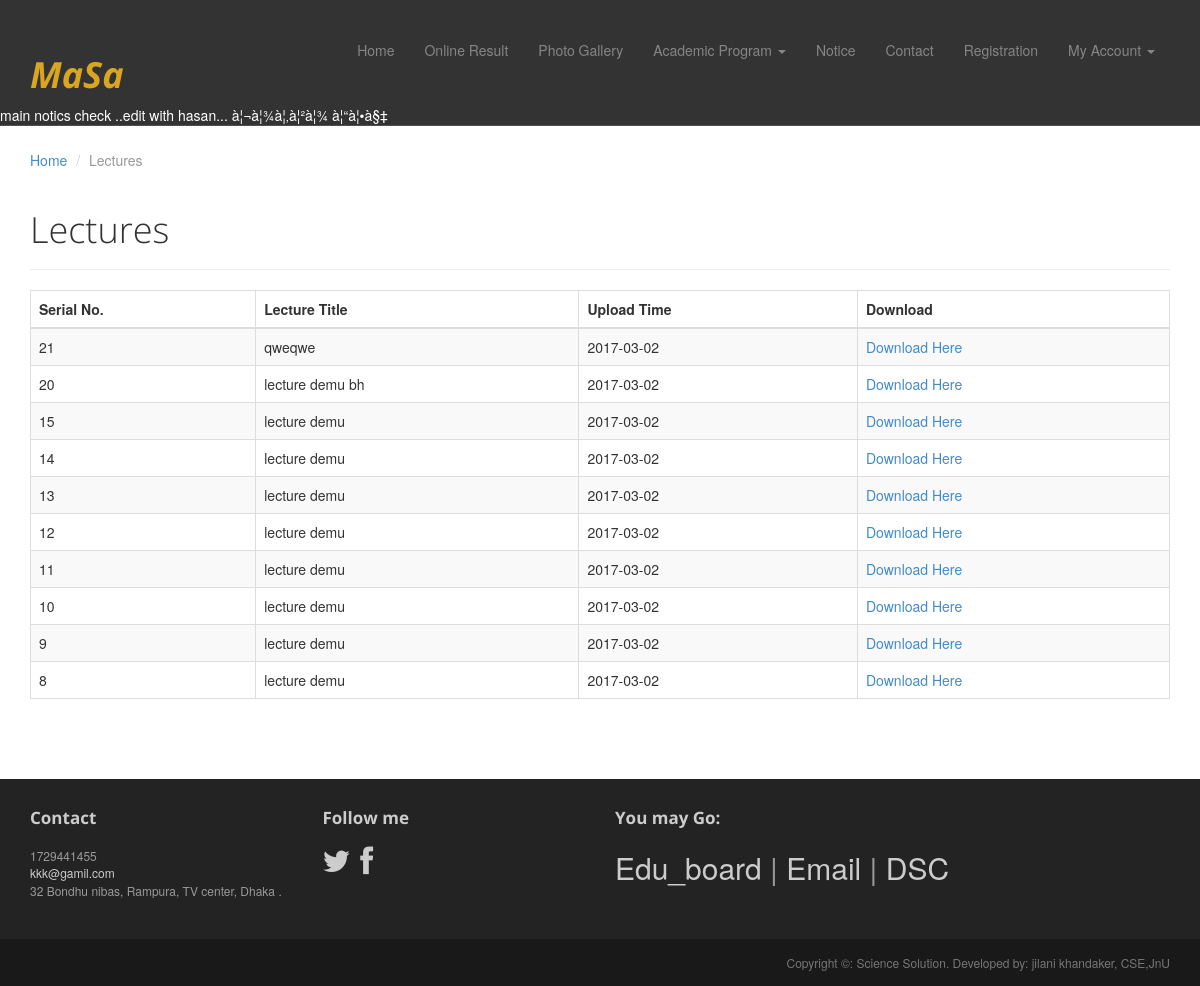
Screenshot of /lecture.php with the database file from the repository.
### tables this page shows
CREATE TABLE IF NOT EXISTS `tbl_notice` (
`notice_id` int(30) NOT NULL,
  `notice_des` varchar(400) NOT NULL,
  `notice_type` varchar(20) NOT NULL,
  `date` date NOT NULL,
  `deletion_status` tinyint(2) NOT NULL DEFAULT '0'
);

CREATE TABLE IF NOT EXISTS `tbl_lecture` (
`lecture_id` int(25) NOT NULL,
  `lecture_title` varchar(25) NOT NULL,
  `upload_date` date NOT NULL,
  `slide_name` text NOT NULL,
  `deletion_status` tinyint(2) NOT NULL DEFAULT '0',
  `user_id` int(30) NOT NULL
);

CREATE TABLE IF NOT EXISTS `tbl_contact_info` (
`contact_info_id` int(1) NOT NULL,
  `email` varchar(30) NOT NULL,
  `address` text NOT NULL,
  `phone` int(15) NOT NULL
);

### lecture.php (called while the page is built)
<?php
$pages = 'lecture';
include './index.php';

### application.php (called while the page is built, shortened)
<?php
class Application {
    public function __construct() {
        $host_name = 'localhost';
        $user_name = 'root';
        $password = '';
        $db_name = 'sciencesolution';
        $con = mysqli_connect($host_name, $user_name, $password);
        if ($con) {
            $db_select = mysqli_select_db($con, $db_name);
            if ($db_select) {
                return $con;
            } else {
                die('Database not selected' . mysqli_error($con));
            }
        } else {
            die('Database server connection fail' . mysqli_error($con));
        }
    }
    public function get_contact_info(){
        $con = $this->__construct();
        $sql = "SELECT * From tbl_contact_info   ";
        if (mysqli_query($con, $sql)) {
            $query_result = mysqli_query($con, $sql);
            return $query_result;
        } else {
            die('Query problem' . mysqli_error($con));
        }
    }
    public function select_latest_notice(){
        $con = $this->__construct();
        $sql3= " SELECT MAX(notice_id) FROM tbl_notice WHERE notice_type='main' AND deletion_status='0' ";
            if (mysqli_query($con, $sql3)) {
      $qu_res = mysqli_query($con, $sql3);
            $max_notice_id = mysqli_fetch_assoc($qu_res);
           $last_notice_id=$max_notice_id['MAX(notice_id)'];
           $sql = "SELECT * From tbl_notice  where notice_id = '$last_notice_id'  ";
        if (mysqli_query($con, $sql)) {
            $query_result = mysqli_query($con, $sql);
            return $query_result;
        } else {
            die('Query problem' . mysqli_error($con));
        }
               }
               }
    public function select_all_lecture(){
        $con = $this->__construct();
        $sql = "SELECT * From tbl_lecture WHERE deletion_status='0' ORDER BY lecture_id DESC ";
        if (mysqli_query($con, $sql)) {
            $query_result = mysqli_query($con, $sql);
            return $query_result;
        } else {
            die('Query problem' . mysqli_error($con));
        }
    }
}

### pages/lecture_page_content.php (the view)
<br><br><br><br><br><br>
<?php
$query_result=$obj_app->select_all_lecture();
?>
<div class="container">
    <ol class="breadcrumb">
        <li><a href="index.php">Home</a></li>
        <li class="active">Lectures</li>
    </ol>
    <div class="row">
        <article class="col-xs-12 maincontent">
            <header class="page-header">
                <h1 class="page-title">Lectures</h1>
            </header>
            <table class="table table-striped table-bordered bootstrap-datatable datatable">
                <thead>
                    <tr>
                        <th> Serial No. </th>
                        <th> Lecture Title </th>
                        <th>Upload Time </th>
                        <th>Download</th>
                    </tr>
                </thead>
                <tbody>
                    <?php while ($qu_info = mysqli_fetch_assoc($query_result)) { ?>
                        <tr>
                            <td><?php echo $qu_info['lecture_id']; ?></td>
                            <td><?php echo $qu_info['lecture_title']; ?></td>
                            <td class="center"><?php echo $qu_info['upload_date']; ?></td>
                            <td class="center">  <a href="ScienceSolution/<?php echo $qu_info['slide_name']; ?>" >  Download Here </a> </td>
                        </tr>
                    <?php } ?>
                </tbody>
            </table>
        </article>
    </div>
</div>

### include/menu.php (shortened to what this page needs)
<?php
$result = $obj_app-> select_latest_notice();
$latest_notice = mysqli_fetch_assoc($result);
?>
<div class="navbar navbar-inverse navbar-fixed-top headroom" >
    <div class="container">
        <div class="navbar-header">
            <h1 style="color: goldenrod; "> <i><b>MaSa </b></i></h1>
        </div>
        <div class="navbar-collapse collapse">
            <ul class="nav navbar-nav pull-right">
                <?php if(isset($pages)) { ?>
                <li><a href="index.php">Home</a></li>
                <?php if ($pages == 'result_page'){ ?>
                <li class="active"><a href="result.php">Online Result</a></li>
                <?php }  else {?>
                <li><a href="result.php">Online Result</a></li>
                <?php }
                if ($pages == 'photo_gallery'){ ?>
                <li class="active"><a href="photo_gallery.php">Photo Gallery</a></li>
                <?php }  else {?>
                <li><a href="photo_gallery.php">Photo Gallery</a></li>
                <?php }
                if ($pages == 'class8'|| $pages == 'class9' || $pages == 'class10' ||$pages == 'class11'){ ?>
                <li class="dropdown" class="active">
                    <a href="#" class="dropdown-toggle" data-toggle="dropdown">Academic Program <b class="caret"></b></a>
                    <ul class="dropdown-menu">
                        <li><a href="class8.php">Class 8 </a></li>
                        <li><a href="class9.php">Class 9</a></li>
                        <li><a href="class10.php">Class 10 </a></li>
                        <li><a href="class11.php">Class 11 </a></li>
                    </ul>
                </li>
                <?php }  else {?>
                <li class="dropdown">
                    <a href="#" class="dropdown-toggle" data-toggle="dropdown">Academic Program <b class="caret"></b></a>
                </li>
                <?php }
                if ($pages == 'notice_page'){ ?>
                <li   class="active" ><a href="notice.php">Notice </a></li>
                <?php }  else {?>
                <li ><a href="notice.php">Notice </a></li>
                <?php }
                if ($pages == 'contact'){ ?>
                <li class="active" ><a href="contact.php">Contact</a></li>
                <?php }  else {?>
                <li><a href="contact.php">Contact</a></li>
                <?php }
                if ($pages == 'signup'){ ?>
                <li class="active"><a href="signup.php">Registration</a></li>
                <?php }  else {?>
                <li><a href="signup.php">Registration</a></li>
                <?php } ?>
                 <?php
                if (isset($_SESSION['user_id']) && $_SESSION['user_type'] == 'student') { ?>
                          <li> <ul >
                                    <li><a href="student_info.php"><i class="halflings-icon user"></i> Profile</a></li>
                                    <li><a href="?status_logout=logout"><i class="halflings-icon off"></i> Logout</a></li>
                              </ul></li>
               <?php }
               else { ?>
                   <li class="dropdown">
                    <a href="#" class="dropdown-toggle" data-toggle="dropdown">My Account <b class="caret"></b></a>
                </li> <?php }
                } else { ?>
                <?php
                if (isset($_SESSION['user_id']) && $_SESSION['user_type'] == 'student') { ?>
                          <li> <ul >
                                    <li><a href="student_info.php"><i class="halflings-icon user"></i> Profile</a></li>
                                    <li><a href="?status_logout=logout"><i class="halflings-icon off"></i> Logout</a></li>
                              </ul></li>
              <?php } } ?>
            </ul>
        </div>
    </div>
    <div  style="color: #ffffff; "> <marquee> <?php echo $latest_notice['notice_des']; ?> </marquee></div>
</div>

### include/footer.php (shortened to what this page needs)
<?php
$query_res = $obj_app -> get_contact_info();
$contact_info = mysqli_fetch_assoc($query_res);
?>
<footer id="footer" class="top-space">
    <div class="footer1">
        <div class="container">
            <div class="row">
                <div class="col-md-3 widget">
                    <h3 class="widget-title">Contact</h3>
                    <div class="widget-body">
                        <p><?php   echo $contact_info['phone']; ?><br>
                            <a href="mailto:#"><?php   echo $contact_info['email']; ?></a><br>
                            <?php   echo $contact_info['address']; ?>
                        </p>
                    </div>
                </div>
                <div class="col-md-3 widget">
                    <h3 class="widget-title">Follow me</h3>
                    <div class="widget-body">
                        <p class="follow-me-icons">
                            <a href=""><i class="fa fa-twitter fa-2"></i></a>
                            <a href=""><i class="fa fa-facebook fa-2"></i></a>
                        </p>
                    </div>
                </div>
                <div class="col-md-6 widget">
                    <h3 class="widget-title">You may Go: </h3>
                    <div class="widget-body">
                        <p class="follow-me-icons">
                            <a target="_blank" href="http://www.educationboardresults.gov.bd">Edu_board </a> |
                            <a  target="_blank" href="https://mail.google.com">Email</a> |
                            <a  target="_blank" href="http://www.dsebd.org/">DSC </a>
                        </p>
                    </div>
                </div>
            </div>
        </div>
    </div>
    <div class="footer2">
        <div class="container">
            <div class="row">
                <div class="col-md-6 widget">
                </div>
                <div class="col-md-6 widget" >
                    <div class="widget-body" >
                        <p class="text-right" >
                            Copyright &copy: Science Solution. Developed by: jilani khandaker, CSE,JnU
                        </p>
                    </div>
                </div>
            </div>
        </div>
    </div>
</footer>

### assets/css/main.css (style rules this page uses)
.headroom { -webkit-transition: all 0.4s ease-out; -moz-transition: all 0.4s ease-out; -o-transition: all 0.4s ease-out; transition: all 0.4s ease-out; }
h1, h2, h3, h4, h5, h6 { font-family:"Open sans", Helvetica, Arial; }
h1, .h1, h2, .h2, h3, .h3 { margin-top:30px; }
.page-title { margin-top:20px; font-weight:300; }
.breadcrumb { background:none; padding:0; margin:30px 0 0px 0; }
.top-space { margin-top: 60px; }
.footer1 { background: #232323; padding: 30px 0 0 0; font-size: 12px; color: #999; }
.footer1 a { color: #ccc; }
.footer1 .widget { margin-bottom:30px; }
.footer1 .widget-title { font-size: 17px; font-weight: bold; color: #ccc; margin: 0 0 20px; }
.follow-me-icons { font-size:30px; }
.follow-me-icons i { float:left; margin:0 10px 0 0; }
.footer2 { background: #191919; padding: 15px 0; color: #777; font-size: 12px; }
.footer2 p { margin: 0; }

### rows the page displays
tbl_notice: notice_des "main notics check ..edit with hasan... à¦¬à¦¾à¦‚à¦²à¦¾ à¦“à¦•à§‡"
tbl_lecture: lecture_id "21", lecture_title "qweqwe", upload_date "2017-03-02"
tbl_lecture: lecture_id "20", lecture_title "lecture demu bh", upload_date "2017-03-02"
tbl_lecture: lecture_id "15", lecture_title "lecture demu", upload_date "2017-03-02"
tbl_lecture: lecture_id "14", lecture_title "lecture demu", upload_date "2017-03-02"
tbl_lecture: lecture_id "13", lecture_title "lecture demu", upload_date "2017-03-02"
tbl_lecture: lecture_id "12", lecture_title "lecture demu", upload_date "2017-03-02"
tbl_lecture: lecture_id "11", lecture_title "lecture demu", upload_date "2017-03-02"
tbl_lecture: lecture_id "10", lecture_title "lecture demu", upload_date "2017-03-02"
tbl_lecture: lecture_id "9", lecture_title "lecture demu", upload_date "2017-03-02"
tbl_lecture: lecture_id "8", lecture_title "lecture demu", upload_date "2017-03-02"
tbl_contact_info: phone "1729441455", email "kkk@gamil.com", address "32 Bondhu nibas, Rampura, TV center, Dhaka ."
